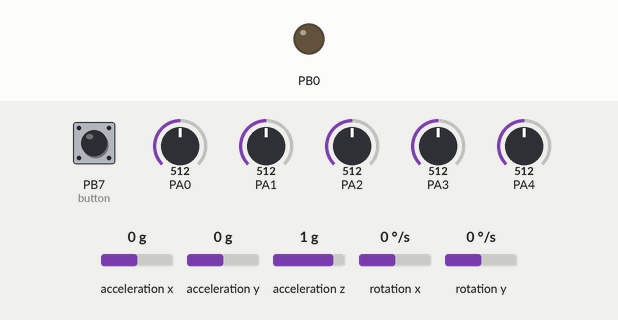
Recording of a program running on a simulated ATmega32, built with avr-gcc and emulated at 8 MHz. Parts: output pins drawn as LEDs (lit = HIGH). Wiring (inferred from the names in the program): MPU-6050 motion sensor at I2C address 0x68. The test bench sets the inputs (shaded band); at power-on: PB7 (button) LOW, PA0 = 512, PA1 = 512, PA2 = 512, PA3 = 512, PA4 = 512, acceleration x 0 g, acceleration y 0 g, acceleration z 1 g, rotation x 0 °/s, rotation y 0 °/s. What the program prints to the serial monitor is not drawn.

Above: at 1.2 s.
1.3 s: PB7 (button) pulled HIGH for 0.15 s
At 2.7 s:
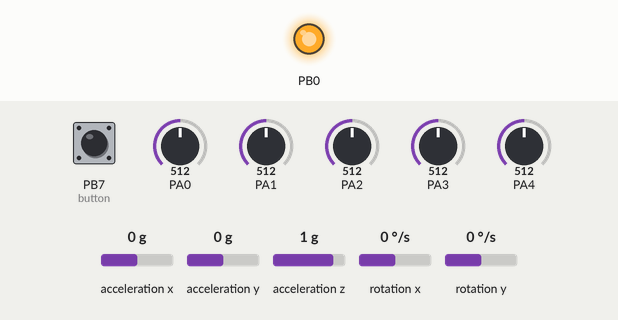
4.4 s: PB7 (button) pulled HIGH for 1 s
At 6.9 s:
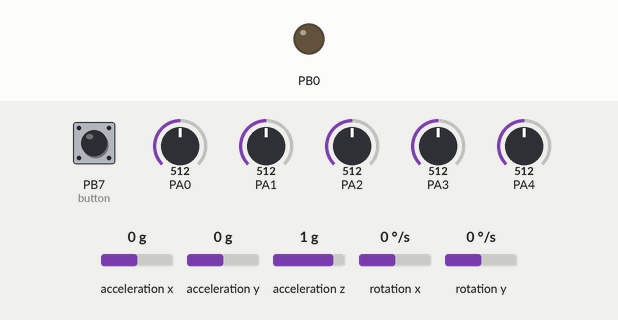
Timing chart, 0 to 8.4 s (numbered marks = the images above; inputs shaded):
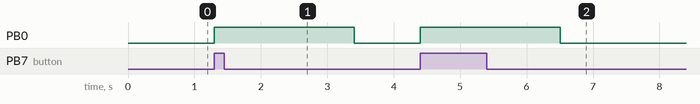

The program:

main.c
```c
/*
 * usart_text_transmit.c
 *
 * Created: 25.01.2013 12:55:44
 *  Author: Zenith
 */

#ifndef F_CPU
#define F_CPU 8000000UL
#endif
#define D4 eS_PORTD3
#define D5 eS_PORTD4
#define D6 eS_PORTD5
#define D7 eS_PORTD6
#define RS eS_PORTB0
#define EN eS_PORTB1
#define  Trigger_pin PC4
#include <avr/io.h>
#include "ADC_H.h"
#include "usart.h"
#include <avr/interrupt.h>
#include <avr/delay.h>
#include <string.h>
#include "MPU6050_res_define.h"
#include "I2C_Master_H_file.h"


#include <string.h>


/*GSM COMMANDS, Functions & variables*/
char gsm_ON[]={"ATE0\r"};                             //send ATE0 to check module is ready or not
char At[] = {"AT\n"};                                 // AT to check GSM  -- or "AT\n"
char Msg_Mode[] = {"AT+CMGF=1\n"};                    // Active message mode.  1  is for text only mode
char Msg_cmd1[] = {"AT+CMGS="};                      // message command
char emergency_msg[200] = {"I am in an emergency.please help..."};             // Message about emergency (push button)
char mobile_No_01[16]={"\"+94762356027\""};          //receiver mobile number
void Send_meg(char *receiver_no,char *notify);
#define Buffer_size  380
char buffer[Buffer_size];  //buffer to store responses and numbers
volatile int buffer_index = 0, call_status_flag=0;


int main(void)
{

   usart_init(9600);//we use 1 MHz clck and 2400 baud and our ubrr is 25

    ADC_Init();
	I2C_Init();	/* Initialize I2C */
	MPU6050_Init();	/* Initialize MPU6050 */


	char g;
	char c;

   uint8_t value;

    while(1)
    {

		DDRB |= 1<<PB0;

	connectTXRX('c');

	value= LeftHand_Gesture();
    usart_data_transmit(value);

	if(PINB & (1<<PB7)) //push button
	{
		connectTXRX('g');

		Send_meg(mobile_No_01,emergency_msg);
		connectTXRX('c');
	}


    }

		freQuency();
}


	void MPU6050_Init(){										/* Gyro initialization function */

		_delay_ms(150);										/* Power up time >100ms */
		I2C_Start_Wait(0xD0);								/* Start with device write address */
		I2C_Write(SMPLRT_DIV);								/* Write to sample rate register */
		I2C_Write(0x07);									/* 1KHz sample rate */
		I2C_Stop();

		I2C_Start_Wait(0xD0);
		I2C_Write(PWR_MGMT_1);								/* Write to power management register */
		I2C_Write(0x01);									/* X axis gyroscope reference frequency */
		I2C_Stop();

		I2C_Start_Wait(0xD0);
		I2C_Write(CONFIG);									/* Write to Configuration register */
		I2C_Write(0x00);									/* Fs = 8KHz */
		I2C_Stop();

		I2C_Start_Wait(0xD0);
		I2C_Write(GYRO_CONFIG);								/* Write to Gyro configuration register */
		I2C_Write(0x18);									/* Full scale range +/- 2000 degree/C */
		I2C_Stop();

		I2C_Start_Wait(0xD0);
		I2C_Write(INT_ENABLE);								/* Write to interrupt enable register */
		I2C_Write(0x01);
		I2C_Stop();
	}


	void MPU_Start_Loc(){
		I2C_Start_Wait(0xD0);								/* I2C start with device write address */
		I2C_Write(ACCEL_XOUT_H);							/* Write start location address from where to read */
		I2C_Repeated_Start(0xD1);							/* I2C start with device read address */
	}


int LeftHand_Gesture()
{

	char bufferm[5];
	uint8_t sign;
	char buffer[20];
	int ADC_Value1;
	int ADC_Value2;
	int ADC_Value3;
	int ADC_Value4;
	int ADC_Value5;

	float Xa,Ya,Za;
	float Xg=0,Yg=0,Zg=0;
	float Acc_x,Acc_y,Acc_z,Gyro_x,Gyro_y,Gyro_z;

	Xa = Acc_x/16384.0; 							/* Divide raw value by sensitivity scale factor to get real values */
	Ya = Acc_y/16384.0;
	Za = Acc_z/16384.0;

	Xg = Gyro_x/16.4;
	Yg = Gyro_y/16.4;
	Zg = Gyro_z/16.4;

	MPU_Start_Loc();									/* Read Gyro values */
									/* Read Gyro values */
		Acc_x = (((int)I2C_Read_Ack()<<8) | (int)I2C_Read_Ack());
		Acc_y = (((int)I2C_Read_Ack()<<8) | (int)I2C_Read_Ack());
		Acc_z = (((int)I2C_Read_Ack()<<8) | (int)I2C_Read_Ack());

		Gyro_x = (((int)I2C_Read_Ack()<<8) | (int)I2C_Read_Ack());
		Gyro_y = (((int)I2C_Read_Ack()<<8) | (int)I2C_Read_Ack());
		Gyro_z = (((int)I2C_Read_Ack()<<8) | (int)I2C_Read_Nack());

	I2C_Stop();

	ADC_Value1 = ADC_Read(0);		/* Read the status on X-OUT pin using channel 0 */
	//sprintf(buffer, "A-%d   ", ADC_Value1);
	//LCD_String_xy(1, 2, buffer);

	ADC_Value2 = ADC_Read(1);		/* Read the status on Y-OUT pin using channel 0 */
	//sprintf(buffer, "B-%d   ", ADC_Value2);
	//LCD_String_xy(1, 10, buffer);

	ADC_Value3 = ADC_Read(2);		/* Read the status on SWITCH pin using channel 0 */
	//sprintf(buffer, "C-%d   ", ADC_Value3);
	//LCD_String_xy(1, 17, buffer);

	ADC_Value4 = ADC_Read(3);		/* Read the status on SWITCH pin using channel 0 */
	//sprintf(buffer, "D-%d   ", ADC_Value4);
	//LCD_String_xy(1, 24, buffer);

	ADC_Value5 = ADC_Read(4);		/* Read the status on SWITCH pin using channel 0 */
	//sprintf(buffer, "E-%d   ", ADC_Value5);
	//LCD_String_xy(1, 32, buffer);
	if (ADC_Value1<500&&ADC_Value2<500&&ADC_Value3<500&&ADC_Value4<500&&ADC_Value5<500&&Xa<0.5&&Ya<0.8&&Za<0.5)
	{


		sprintf(buffer, "Come here  ");


		sign=1;

	}

	else if (ADC_Value1<500&&ADC_Value2<500&&ADC_Value3<500&&ADC_Value4<500&&ADC_Value5<500&&Xa<0.5&&Ya<0.8&&Za<0.5)
	{


		sprintf(buffer, "Come here  ");

		//_delay_ms(1000);

		sign=1;

	}

	else if (ADC_Value1<500&&ADC_Value2<500&&ADC_Value3<500&&ADC_Value4<500&&ADC_Value5<500&&Xa>0.5&&Ya>0.8&&Za>0.5)
	{


		sprintf(buffer, "Come here  ");

		sign=1;

	}

	else
	{


		sprintf(buffer, "Sit down  ");

		sign=2;
	}

		sprintf(buffer, " # %d ", sign);


		return sign;

}


void freQuency(){

	DDRC |= 1<<PC4;
	unsigned int x,y,period;

	TCCR1A = 0;
	TCNT1=0;
	TIFR = (1<<ICF1);   /* Clear ICF (Input Capture flag) flag */

	TCCR1B = 0x41;   /* Rising edge, no prescaler */
	while ((TIFR&(1<<ICF1)) == 0);
	x = ICR1;   /* Take value of capture register */
	TIFR = (1<<ICF1);   /* Clear ICF flag */

	while ((TIFR&(1<<ICF1)) == 0);
	y = ICR1;   /* Take value of capture register */
	TIFR = (1<<ICF1);   /* Clear ICF flag */

	//TCCR1B = 0;   /*to Stop the timer */

	period=y-x;

	long f1= F_CPU/period;/* frequency Equation*/
	f1/=10;

	if(f1>800){
		PORTD|=(1<<PIND6);//switch on red led
	}
	_delay_ms(50);
	if(f1<=800 && f1<=300)
	{
		PORTD|=(1<<PIND7);//switch on green led
	}
	_delay_ms(50);
}

void Send_meg(char *receiver_no,char *notify){

	usart_string_transmit(At); // check AT
	_delay_ms(10);
	usart_string_transmit(Msg_Mode); // enter message mode
	_delay_ms(10);
	usart_string_transmit(Msg_cmd1); //
	_delay_ms(10);
	usart_string_transmit(receiver_no); // receivers number
	usart_data_transmit(13); //UDR=(13);    //  <CR> character
	_delay_ms(10);
	usart_string_transmit(notify);
	usart_data_transmit(',');
	usart_data_transmit(26);  // Ctrl+Z to send the massage
	_delay_ms(2000);
	memset(buffer, 0, Buffer_size);
	buffer_index = 0;

}

void connectTXRX(char x)// gsm >> g , chip >> c
{

	switch(x)
	{
		case 'c':
		PORTB &=~(1<<PB0); // O FOR GSM
		break;
		case 'g':
		PORTB |=1<<PB0; // 1 for chip
		break;
	}
}
```

ADC_C.c
```c
/*
 * ADC_C.c
 *
 */
#define F_CPU 8000000UL
#include "ADC_H.h"

void ADC_Init()
{
	DDRA = 0x00;		/* Make ADC port as input */
	ADCSRA = 0x87;		/* Enable ADC, fr/128  */
	ADMUX = 0x40;		/* Vref: Avcc, ADC channel: 0 */
}

int ADC_Read(char channel)
{
	int ADC_value;

	ADMUX = (0x40) | (channel & 0x07);/* set input channel to read */
	ADCSRA |= (1<<ADSC);	/* start conversion */
	while((ADCSRA &(1<<ADIF))== 0);	/* monitor end of conversion interrupt flag */

	ADCSRA |= (1<<ADIF);	/* clear interrupt flag */
	ADC_value = (int)ADCL;	/* read lower byte */
	ADC_value = ADC_value + (int)ADCH*256;/* read higher 2 bits, Multiply with weightage */

	return ADC_value;		/* return digital value */
}
```

ADC_H.h
```c
/*
 * ADC_H.h
 *
 */


#ifndef ADC_H_H_
#define ADC_H_H_

#define F_CPU 8000000UL					/* Define CPU Frequency e.g. here its 8 Mhz */
#include <avr/io.h>						/* Include AVR std. library file */
#include <util/delay.h>
#define ipin PINA
#define iport PORTA

void ADC_Init();
int ADC_Read(char);

#endif /* ADC_H_H_ */
```

I2C_Master_C_file.c
```c
/*
 * I2C_Master_C_file.c
 *
 */


#include "I2C_Master_H_file.h"								/* Include I2C header file */

void I2C_Init()												/* I2C initialize function */
{
	TWBR = BITRATE(TWSR = 0x00);							/* Get bit rate register value by formula */
}


uint8_t I2C_Start(char slave_write_address)						/* I2C start function */
{
	uint8_t status;											/* Declare variable */
	TWCR = (1<<TWSTA)|(1<<TWEN)|(1<<TWINT);					/* Enable TWI, generate start condition and clear interrupt flag */
	while (!(TWCR & (1<<TWINT)));							/* Wait until TWI finish its current job (start condition) */
	status = TWSR & 0xF8;									/* Read TWI status register with masking lower three bits */
	if (status != 0x08)										/* Check weather start condition transmitted successfully or not? */
	return 0;												/* If not then return 0 to indicate start condition fail */
	TWDR = slave_write_address;								/* If yes then write SLA+W in TWI data register */
	TWCR = (1<<TWEN)|(1<<TWINT);							/* Enable TWI and clear interrupt flag */
	while (!(TWCR & (1<<TWINT)));							/* Wait until TWI finish its current job (Write operation) */
	status = TWSR & 0xF8;									/* Read TWI status register with masking lower three bits */
	if (status == 0x18)										/* Check weather SLA+W transmitted & ack received or not? */
	return 1;												/* If yes then return 1 to indicate ack received i.e. ready to accept data byte */
	if (status == 0x20)										/* Check weather SLA+W transmitted & nack received or not? */
	return 2;												/* If yes then return 2 to indicate nack received i.e. device is busy */
	else
	return 3;												/* Else return 3 to indicate SLA+W failed */
}

uint8_t I2C_Repeated_Start(char slave_read_address)			/* I2C repeated start function */
{
	uint8_t status;											/* Declare variable */
	TWCR = (1<<TWSTA)|(1<<TWEN)|(1<<TWINT);					/* Enable TWI, generate start condition and clear interrupt flag */
	while (!(TWCR & (1<<TWINT)));							/* Wait until TWI finish its current job (start condition) */
	status = TWSR & 0xF8;									/* Read TWI status register with masking lower three bits */
	if (status != 0x10)										/* Check weather repeated start condition transmitted successfully or not? */
	return 0;												/* If no then return 0 to indicate repeated start condition fail */
	TWDR = slave_read_address;								/* If yes then write SLA+R in TWI data register */
	TWCR = (1<<TWEN)|(1<<TWINT);							/* Enable TWI and clear interrupt flag */
	while (!(TWCR & (1<<TWINT)));							/* Wait until TWI finish its current job (Write operation) */
	status = TWSR & 0xF8;									/* Read TWI status register with masking lower three bits */
	if (status == 0x40)										/* Check weather SLA+R transmitted & ack received or not? */
	return 1;												/* If yes then return 1 to indicate ack received */
	if (status == 0x20)										/* Check weather SLA+R transmitted & nack received or not? */
	return 2;												/* If yes then return 2 to indicate nack received i.e. device is busy */
	else
	return 3;												/* Else return 3 to indicate SLA+W failed */
}

void I2C_Stop()												/* I2C stop function */
{
	TWCR=(1<<TWSTO)|(1<<TWINT)|(1<<TWEN);					/* Enable TWI, generate stop condition and clear interrupt flag */
	while(TWCR & (1<<TWSTO));								/* Wait until stop condition execution */
}

void I2C_Start_Wait(char slave_write_address)				/* I2C start wait function */
{
	uint8_t status;											/* Declare variable */
	while (1)
	{
		TWCR = (1<<TWSTA)|(1<<TWEN)|(1<<TWINT);				/* Enable TWI, generate start condition and clear interrupt flag */
		while (!(TWCR & (1<<TWINT)));						/* Wait until TWI finish its current job (start condition) */
		status = TWSR & 0xF8;								/* Read TWI status register with masking lower three bits */
		if (status != 0x08)									/* Check weather start condition transmitted successfully or not? */
		continue;											/* If no then continue with start loop again */
		TWDR = slave_write_address;							/* If yes then write SLA+W in TWI data register */
		TWCR = (1<<TWEN)|(1<<TWINT);						/* Enable TWI and clear interrupt flag */
		while (!(TWCR & (1<<TWINT)));						/* Wait until TWI finish its current job (Write operation) */
		status = TWSR & 0xF8;								/* Read TWI status register with masking lower three bits */
		if (status != 0x18 )								/* Check weather SLA+W transmitted & ack received or not? */
		{
			I2C_Stop();										/* If not then generate stop condition */
			continue;										/* continue with start loop again */
		}
		break;												/* If yes then break loop */
	}
}

uint8_t I2C_Write(char data)								/* I2C write function */
{
	uint8_t status;											/* Declare variable */
	TWDR = data;											/* Copy data in TWI data register */
	TWCR = (1<<TWEN)|(1<<TWINT);							/* Enable TWI and clear interrupt flag */
	while (!(TWCR & (1<<TWINT)));							/* Wait until TWI finish its current job (Write operation) */
	status = TWSR & 0xF8;									/* Read TWI status register with masking lower three bits */
	if (status == 0x28)										/* Check weather data transmitted & ack received or not? */
	return 0;												/* If yes then return 0 to indicate ack received */
	if (status == 0x30)										/* Check weather data transmitted & nack received or not? */
	return 1;												/* If yes then return 1 to indicate nack received */
	else
	return 2;												/* Else return 2 to indicate data transmission failed */
}

char I2C_Read_Ack()											/* I2C read ack function */
{
	TWCR=(1<<TWEN)|(1<<TWINT)|(1<<TWEA);					/* Enable TWI, generation of ack and clear interrupt flag */
	while (!(TWCR & (1<<TWINT)));							/* Wait until TWI finish its current job (read operation) */
	return TWDR;											/* Return received data */
}

char I2C_Read_Nack()										/* I2C read nack function */
{
	TWCR=(1<<TWEN)|(1<<TWINT);								/* Enable TWI and clear interrupt flag */
	while (!(TWCR & (1<<TWINT)));							/* Wait until TWI finish its current job (read operation) */
	return TWDR;											/* Return received data */
}
```

I2C_Master_H_file.h
```c
/*
 * I2C_Master_H_file.h
 *
 */


#ifndef I2C_MASTER_H_FILE_H_					/* Define library H file if not defined */
#define I2C_MASTER_H_FILE_H_

#define F_CPU 8000000UL							/* Define CPU clock Frequency e.g. here its 8MHz */
#include <avr/io.h>								/* Include AVR std. library file */
#include <util/delay.h>							/* Include delay header file */
#include <math.h>								/* Include math function */
#define SCL_CLK 100000L							/* Define SCL clock frequency */
#define BITRATE(TWSR)	((F_CPU/SCL_CLK)-16)/(2*pow(4,(TWSR&((1<<TWPS0)|(1<<TWPS1))))) /* Define bit rate */

void I2C_Init();								/* I2C initialize function */
uint8_t  I2C_Start(char);						/* I2C start function */
uint8_t  I2C_Repeated_Start(char);				/* I2C repeated start function */
void I2C_Stop();								/* I2C stop function */
void I2C_Start_Wait(char);						/* I2C start wait function */
uint8_t  I2C_Write(char);						/* I2C write function */
char I2C_Read_Ack();							/* I2C read ack function */
char I2C_Read_Nack();							/* I2C read nack function */


#endif											/* I2C_MASTER_H_FILE_H_ */
```

MPU6050_res_define.h
```c
/*
 * MPU6050_res_define.h
 *
 */


#ifndef MPU6050_RES_DEFINE_H_
#define MPU6050_RES_DEFINE_H_

#include <avr/io.h>

#define XG_OFFS_TC 0x00
#define YG_OFFS_TC 0x01
#define ZG_OFFS_TC 0x02
#define X_FINE_GAIN 0x03
#define Y_FINE_GAIN 0x04
#define Z_FINE_GAIN 0x05
#define XA_OFFS_H 0x06
#define XA_OFFS_L_TC 0x07
#define YA_OFFS_H 0x08
#define YA_OFFS_L_TC 0x09
#define ZA_OFFS_H 0x0A
#define ZA_OFFS_L_TC 0x0B
#define XG_OFFS_USRH 0x13
#define XG_OFFS_USRL 0x14
#define YG_OFFS_USRH 0x15
#define YG_OFFS_USRL 0x16
#define ZG_OFFS_USRH 0x17
#define ZG_OFFS_USRL 0x18
#define SMPLRT_DIV 0x19
#define CONFIG 0x1A
#define GYRO_CONFIG 0x1B
#define ACCEL_CONFIG 0x1C
#define FF_THR 0x1D
#define FF_DUR 0x1E
#define MOT_THR 0x1F
#define MOT_DUR 0x20
#define ZRMOT_THR 0x21
#define ZRMOT_DUR 0x22
#define FIFO_EN 0x23
#define I2C_MST_CTRL 0x24
#define I2C_SLV0_ADDR 0x25
#define I2C_SLV0_REG 0x26
#define I2C_SLV0_CTRL 0x27
#define I2C_SLV1_ADDR 0x28
#define I2C_SLV1_REG 0x29
#define I2C_SLV1_CTRL 0x2A
#define I2C_SLV2_ADDR 0x2B
#define I2C_SLV2_REG 0x2C
#define I2C_SLV2_CTRL 0x2D
#define I2C_SLV3_ADDR 0x2E
#define I2C_SLV3_REG 0x2F
#define I2C_SLV3_CTRL 0x30
#define I2C_SLV4_ADDR 0x31
#define I2C_SLV4_REG 0x32
#define I2C_SLV4_DO 0x33
#define I2C_SLV4_CTRL 0x34
#define I2C_SLV4_DI 0x35
#define I2C_MST_STATUS 0x36
#define INT_PIN_CFG 0x37
#define INT_ENABLE 0x38
#define DMP_INT_STATUS 0x39
#define INT_STATUS 0x3A
#define ACCEL_XOUT_H 0x3B
#define ACCEL_XOUT_L 0x3C
#define ACCEL_YOUT_H 0x3D
#define ACCEL_YOUT_L 0x3E
#define ACCEL_ZOUT_H 0x3F
#define ACCEL_ZOUT_L 0x40
#define TEMP_OUT_H 0x41
#define TEMP_OUT_L 0x42
#define GYRO_XOUT_H 0x43
#define GYRO_XOUT_L 0x44
#define GYRO_YOUT_H 0x45
#define GYRO_YOUT_L 0x46
#define GYRO_ZOUT_H 0x47
#define GYRO_ZOUT_L 0x48
#define EXT_SENS_DATA_00 0x49
#define EXT_SENS_DATA_01 0x4A
#define EXT_SENS_DATA_02 0x4B
#define EXT_SENS_DATA_03 0x4C
#define EXT_SENS_DATA_04 0x4D
#define EXT_SENS_DATA_05 0x4E
#define EXT_SENS_DATA_06 0x4F
#define EXT_SENS_DATA_07 0x50
#define EXT_SENS_DATA_08 0x51
#define EXT_SENS_DATA_09 0x52
#define EXT_SENS_DATA_10 0x53
#define EXT_SENS_DATA_11 0x54
#define EXT_SENS_DATA_12 0x55
#define EXT_SENS_DATA_13 0x56
#define EXT_SENS_DATA_14 0x57
#define EXT_SENS_DATA_15 0x58
#define EXT_SENS_DATA_16 0x59
#define EXT_SENS_DATA_17 0x5A
#define EXT_SENS_DATA_18 0x5B
#define EXT_SENS_DATA_19 0x5C
#define EXT_SENS_DATA_20 0x5D
#define EXT_SENS_DATA_21 0x5E
#define EXT_SENS_DATA_22 0x5F
#define EXT_SENS_DATA_23 0x60
#define MOT_DETECT_STATUS 0x61
#define I2C_SLV0_DO 0x63
#define I2C_SLV1_DO 0x64
#define I2C_SLV2_DO 0x65
#define I2C_SLV3_DO 0x66
#define I2C_MST_DELAY_CTRL 0x67
#define SIGNAL_PATH_RESET 0x68
#define MOT_DETECT_CTRL 0x69
#define USER_CTRL 0x6A
#define PWR_MGMT_1 0x6B
#define PWR_MGMT_2 0x6C
#define BANK_SEL 0x6D
#define MEM_START_ADDR 0x6E
#define MEM_R_W 0x6F
#define DMP_CFG_1 0x70
#define DMP_CFG_2 0x71
#define FIFO_COUNTH 0x72
#define FIFO_COUNTL 0x73
#define FIFO_R_W 0x74
#define WHO_AM_I 0x75


#endif /* MPU6050_RES_DEFINE_H_ */
```

Source omitted: USART.h (1268 bytes), LCD_16x2_C_file.c (2342 bytes), LCD_16x2_H_file.h (1232 bytes)

Measured:
- after the input at 1.3 s, PB0: LOW → HIGH at once, → LOW 2.1 s later
- after the input at 4.4 s, PB0: LOW → HIGH at once, → LOW 2.1 s later
